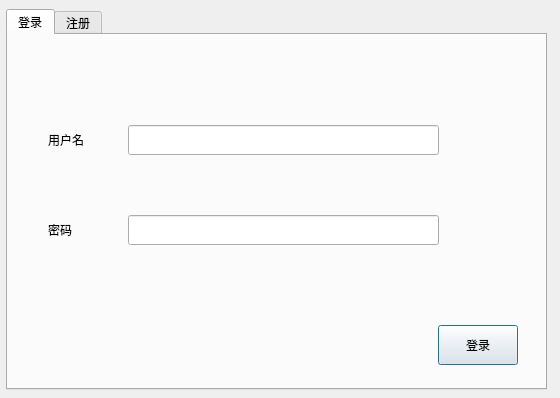
<?xml version="1.0" encoding="UTF-8"?>
<ui version="4.0">
 <class>LoginDialog</class>
 <widget class="QDialog" name="LoginDialog">
  <property name="geometry">
   <rect>
    <x>0</x>
    <y>0</y>
    <width>560</width>
    <height>398</height>
   </rect>
  </property>
  <property name="windowTitle">
   <string>Dialog</string>
  </property>
  <widget class="QTabWidget" name="tabWidget">
   <property name="geometry">
    <rect>
     <x>6</x>
     <y>9</y>
     <width>541</width>
     <height>381</height>
    </rect>
   </property>
   <property name="currentIndex">
    <number>0</number>
   </property>
   <widget class="QWidget" name="tab">
    <attribute name="title">
     <string>登录</string>
    </attribute>
    <widget class="QLabel" name="lb_name">
     <property name="geometry">
      <rect>
       <x>40</x>
       <y>90</y>
       <width>61</width>
       <height>30</height>
      </rect>
     </property>
     <property name="text">
      <string>用户名</string>
     </property>
    </widget>
    <widget class="QLineEdit" name="le_name">
     <property name="geometry">
      <rect>
       <x>120</x>
       <y>90</y>
       <width>311</width>
       <height>30</height>
      </rect>
     </property>
    </widget>
    <widget class="QLineEdit" name="le_password">
     <property name="geometry">
      <rect>
       <x>120</x>
       <y>180</y>
       <width>311</width>
       <height>30</height>
      </rect>
     </property>
    </widget>
    <widget class="QLabel" name="lb_password">
     <property name="geometry">
      <rect>
       <x>40</x>
       <y>180</y>
       <width>54</width>
       <height>30</height>
      </rect>
     </property>
     <property name="text">
      <string>密码</string>
     </property>
    </widget>
    <widget class="QPushButton" name="pb_login">
     <property name="geometry">
      <rect>
       <x>430</x>
       <y>290</y>
       <width>80</width>
       <height>40</height>
      </rect>
     </property>
     <property name="text">
      <string>登录</string>
     </property>
    </widget>
   </widget>
   <widget class="QWidget" name="tab_2">
    <attribute name="title">
     <string>注册</string>
    </attribute>
    <widget class="QPushButton" name="pb_register">
     <property name="geometry">
      <rect>
       <x>330</x>
       <y>320</y>
       <width>80</width>
       <height>30</height>
      </rect>
     </property>
     <property name="text">
      <string>注册</string>
     </property>
    </widget>
    <widget class="QPushButton" name="pb_register_clear">
     <property name="geometry">
      <rect>
       <x>430</x>
       <y>320</y>
       <width>80</width>
       <height>30</height>
      </rect>
     </property>
     <property name="text">
      <string>清空</string>
     </property>
    </widget>
    <widget class="QLabel" name="lb_register_name">
     <property name="geometry">
      <rect>
       <x>50</x>
       <y>30</y>
       <width>54</width>
       <height>30</height>
      </rect>
     </property>
     <property name="text">
      <string>用户名</string>
     </property>
    </widget>
    <widget class="QLabel" name="lb_register_password">
     <property name="geometry">
      <rect>
       <x>50</x>
       <y>80</y>
       <width>54</width>
       <height>30</height>
      </rect>
     </property>
     <property name="text">
      <string>密码</string>
     </property>
    </widget>
    <widget class="QLabel" name="lb_register_confirm">
     <property name="geometry">
      <rect>
       <x>50</x>
       <y>130</y>
       <width>54</width>
       <height>30</height>
      </rect>
     </property>
     <property name="text">
      <string>确认密码</string>
     </property>
    </widget>
    <widget class="QLineEdit" name="le_register_name">
     <property name="geometry">
      <rect>
       <x>140</x>
       <y>30</y>
       <width>311</width>
       <height>30</height>
      </rect>
     </property>
    </widget>
    <widget class="QLineEdit" name="le_register_password">
     <property name="geometry">
      <rect>
       <x>140</x>
       <y>80</y>
       <width>311</width>
       <height>30</height>
      </rect>
     </property>
    </widget>
    <widget class="QLineEdit" name="le_register_confirm">
     <property name="geometry">
      <rect>
       <x>140</x>
       <y>130</y>
       <width>311</width>
       <height>30</height>
      </rect>
     </property>
    </widget>
    <widget class="QGroupBox" name="groupBox">
     <property name="geometry">
      <rect>
       <x>19</x>
       <y>179</y>
       <width>501</width>
       <height>121</height>
      </rect>
     </property>
     <property name="title">
      <string/>
     </property>
     <widget class="QCheckBox" name="cb_all">
      <property name="geometry">
       <rect>
        <x>20</x>
        <y>10</y>
        <width>73</width>
        <height>18</height>
       </rect>
      </property>
      <property name="text">
       <string>全选</string>
      </property>
     </widget>
     <widget class="QCheckBox" name="cb_allnot">
      <property name="geometry">
       <rect>
        <x>110</x>
        <y>10</y>
        <width>73</width>
        <height>18</height>
       </rect>
      </property>
      <property name="text">
       <string>全不选</string>
      </property>
     </widget>
     <widget class="QCheckBox" name="cb_food">
      <property name="geometry">
       <rect>
        <x>20</x>
        <y>50</y>
        <width>73</width>
        <height>18</height>
       </rect>
      </property>
      <property name="text">
       <string>美食</string>
      </property>
     </widget>
     <widget class="QCheckBox" name="cb_music">
      <property name="geometry">
       <rect>
        <x>20</x>
        <y>90</y>
        <width>73</width>
        <height>18</height>
       </rect>
      </property>
      <property name="text">
       <string>歌曲</string>
      </property>
     </widget>
     <widget class="QCheckBox" name="cb_funny">
      <property name="geometry">
       <rect>
        <x>110</x>
        <y>50</y>
        <width>73</width>
        <height>18</height>
       </rect>
      </property>
      <property name="text">
       <string>搞笑</string>
      </property>
     </widget>
     <widget class="QCheckBox" name="cb_video">
      <property name="geometry">
       <rect>
        <x>110</x>
        <y>90</y>
        <width>73</width>
        <height>18</height>
       </rect>
      </property>
      <property name="text">
       <string>影视</string>
      </property>
     </widget>
     <widget class="QCheckBox" name="cb_ennegy">
      <property name="geometry">
       <rect>
        <x>200</x>
        <y>50</y>
        <width>73</width>
        <height>18</height>
       </rect>
      </property>
      <property name="text">
       <string>正能量</string>
      </property>
     </widget>
     <widget class="QCheckBox" name="cb_outside">
      <property name="geometry">
       <rect>
        <x>200</x>
        <y>90</y>
        <width>73</width>
        <height>18</height>
       </rect>
      </property>
      <property name="text">
       <string>户外</string>
      </property>
     </widget>
     <widget class="QCheckBox" name="cb_dance">
      <property name="geometry">
       <rect>
        <x>300</x>
        <y>50</y>
        <width>73</width>
        <height>18</height>
       </rect>
      </property>
      <property name="text">
       <string>舞蹈</string>
      </property>
     </widget>
     <widget class="QCheckBox" name="cb_edu">
      <property name="geometry">
       <rect>
        <x>300</x>
        <y>90</y>
        <width>73</width>
        <height>18</height>
       </rect>
      </property>
      <property name="text">
       <string>教育</string>
      </property>
     </widget>
    </widget>
   </widget>
  </widget>
 </widget>
 <resources/>
 <connections/>
</ui>
